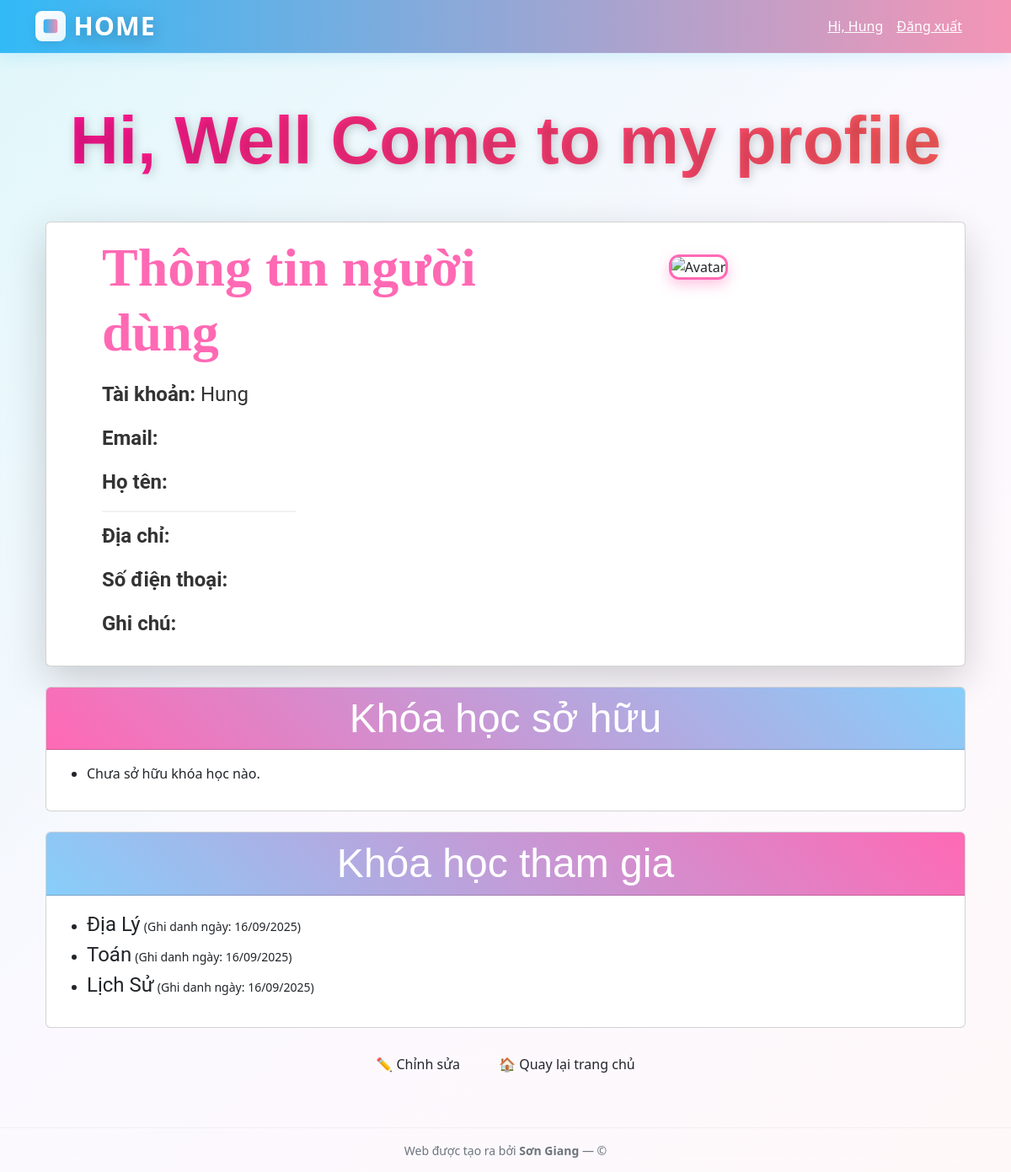
Page /profile/ (signed in) on the committed database.
### products/models.py (models this page shows, shortened)
class Enrollment(models.Model):
    course = models.ForeignKey(Course, on_delete=models.CASCADE, related_name='enrollments')
    student = models.ForeignKey(User, on_delete=models.CASCADE, related_name='enrolled_courses')
    enrolled_at = models.DateTimeField(auto_now_add=True)

class Course(models.Model):
    title = models.CharField(max_length=2222222000)
    description = models.TextField(blank=True)
    owner = models.ForeignKey(User, on_delete=models.CASCADE, related_name='owned_courses')
    created_at = models.DateTimeField(auto_now_add=True)

### products/views.py (the view)
# urls.py: path('profile/', views.profile, name='profile'),
@login_required(login_url='login')
def profile(request):
    profile = get_object_or_404(Profile, user=request.user)
    return render(request, 'products/profile.html', {'profile': profile})

### products/templates/products/profile.html (shortened to what this page needs)
{% extends 'products/base.html' %}
{% load static %}
{% block content %}
<div class="container py-4">
  <div class="profile-title text-center mb-4 p-3">
    <h1 class="animated-title">Hi, Well Come to my profile</h1>
  </div>
  <div class="card profile-card shadow-lg mb-4">
    <div class="card-body d-flex flex-column flex-md-row align-items-center gap-4">
      <div class="profile-info flex-grow-1">
        <h4 class="card-title text-center text-md-start mb-3 user-info-title">Thông tin người dùng</h4>
        <p><strong>Tài khoản:</strong> {{ request.user.username }}</p>
        <p><strong>Email:</strong> {{ request.user.email }}</p>
        <p><strong>Họ tên:</strong> {{ request.user.first_name }} {{ request.user.last_name }}</p>
        <hr class="divider">
        <p><strong>Địa chỉ:</strong> {{ profile.address }}</p>
        <p><strong>Số điện thoại:</strong> {{ profile.phone_number }}</p>
        <p><strong>Ghi chú:</strong> {{ profile.note }}</p>
      </div>
      <div class="avatar-wrapper text-center">
        {% if profile.avatar %}
          <img src="{{ profile.avatar.url }}" alt="Avatar" class="profile-avatar-square">
        {% else %}
          <img src="{% static 'images/default-avatar.png' %}" alt="Avatar" class="profile-avatar-square">
        {% endif %}
      </div>
    </div>
  </div>
  <div class="card course-card mb-4">
    <div class="card-header text-white text-center" style="background:linear-gradient(45deg,#FF69B4,#87CEFA);">
      <h5 class="m-0"> Khóa học sở hữu</h5>
    </div>
    <div class="card-body">
      <ul>
        {% for course in request.user.owned_courses.all %}
          <li>
            <a href="{% url 'course_detail' course.id %}" class="course-link">{{ course.title }}</a>
            <small>(Tạo ngày: {{ course.created_at|date:"d/m/Y" }})</small>
          </li>
        {% empty %}
          <li>Chưa sở hữu khóa học nào.</li>
        {% endfor %}
      </ul>
    </div>
  </div>
  <div class="card course-card mb-4">
    <div class="card-header text-white text-center" style="background:linear-gradient(45deg,#87CEFA,#FF69B4);">
      <h5 class="m-0"> Khóa học tham gia</h5>
    </div>
    <div class="card-body">
      <ul>
        {% for enrollment in request.user.enrolled_courses.all %}
          <li>
            <span class="course-link">{{ enrollment.course.title }}</span>
            <small>(Ghi danh ngày: {{ enrollment.enrolled_at|date:"d/m/Y" }})</small>
          </li>
        {% empty %}
          <li>Chưa tham gia khóa học nào.</li>
        {% endfor %}
      </ul>
    </div>
  </div>
  <div class="text-center mt-4">
    <a class="btn btn-pink mx-2" href="{% url 'update_user' %}">✏️ Chỉnh sửa</a>
    <a class="btn btn-sky mx-2" href="{% url 'home' %}">🏠 Quay lại trang chủ</a>
  </div>
</div>
{% endblock %}

### products/templates/products/base.html (shortened to what this page needs)
<!doctype html>
<html lang="vi">
<head>
  <link href="https://cdn.jsdelivr.net/npm/bootstrap@5.3.0/dist/css/bootstrap.min.css" rel="stylesheet">
</head>
<body>
<nav class="navbar navbar-expand-lg navbar-dark">
  <div class="container">
    <a class="navbar-brand d-flex align-items-center brand-wrap" href="{% url 'home' %}" aria-label="HOME - trang chủ">
      <span class="brand-crest" aria-hidden="true">
      </span>
      <span class="brand-title" aria-hidden="true">HOME</span>
    </a>
    <div class="ms-auto nav-actions d-flex align-items-center">
      {% if request.user.is_authenticated %}
        <div class="d-flex align-items-center">
          <a class="me-3" href="{% url 'profile' %}">Hi, {{ request.user.username }}</a>
          <a class="me-3" href="{% url 'logout' %}">Đăng xuất</a>
        </div>
      {% else %}
        <a class="me-3" href="{% url 'login' %}">Đăng nhập</a>
        <a href="{% url 'signup' %}" class="btn btn-sm btn-light text-primary fw-bold">Đăng ký</a>
      {% endif %}
    </div>
  </div>
</nav>
<div class="container container-main">
  {% block content %}{% endblock %}
</div>
<footer class="site-footer">
  <div class="container text-center">
    <small>Web được tạo ra bởi <strong>Sơn Giang</strong> — © {{ now|date:"Y" }}</small>
  </div>
</footer>
</body>
</html>

### products/templates/products/base.html (style rules this page uses)
:root { --sky-500: #29B6F6; --sky-300: #81D4FA; --pink-300: #F48FB1; --white: #ffffff; --muted: #6c757d; }
html,body { height:100%; }
body { background: linear-gradient(135deg, #E0F7FA 0%, #FBF9FF 50%, #FFF8F9 100%); min-height: 100vh; display: flex; flex-direction: column; font-family: "Segoe UI", Tahoma, Geneva, Verdana, sans-serif; color: #263238; -webkit-font-smoothing:antialiased; -moz-osx-font-smoothing:grayscale; }
.container-main { flex: 1 0 auto; padding-top: 1rem; padding-bottom: 2rem; animation: pageFade 0.6s ease; }
.navbar { background: linear-gradient(90deg, rgba(41,182,246,0.95), rgba(244,143,177,0.95)); box-shadow: 0 6px 18px rgba(3, 169, 244, 0.12); border-bottom: 1px solid rgba(255,255,255,0.08); }
.nav-actions a { color: #fff; transition: transform .18s ease, opacity .18s ease; }
.brand-wrap { display:flex; align-items:center; gap:.6rem; text-decoration: none; }
.brand-crest { width:36px; height:36px; border-radius:8px; background: linear-gradient(135deg,var(--white), rgba(255,255,255,0.85)); display:inline-flex; align-items:center; justify-content:center; box-shadow: 0 4px 12px rgba(0,0,0,0.08); transform: translateY(0); transition: transform .28s ease, box-shadow .28s ease; }
.brand-title { font-weight: 900; font-size: 1.9rem; color: #ffffff; letter-spacing: 1px; display: inline-block; line-height: 1; text-decoration: none; text-shadow: 0 4px 18px rgba(0,0,0,0.25); transition: transform .18s ease, filter .18s ease; }
footer.site-footer { flex-shrink: 0; background: linear-gradient(180deg, rgba(255,255,255,0.02), rgba(255,255,255,0.03)); color: var(--muted); padding: 14px 0; border-top: 1px solid rgba(0,0,0,0.04); }

### products/templates/products/profile.html (style rules this page uses)
.avatar-wrapper { width: 450px; height: 450px; flex-shrink: 0; margin-right: 75px; }
.profile-avatar-square { width: 100%; height: 100%; object-fit: cover; border-radius: 12px; border: 3px solid #FF69B4; box-shadow: 0 6px 16px rgba(255,105,180,0.4); transition: transform 0.3s ease, box-shadow 0.3s ease; }
.profile-info { flex-grow: 1; margin-left: 50px; }
.animated-title { font-family: 'Poppins', sans-serif; font-size: 5rem; font-weight: 800; display: inline-block; background: linear-gradient(270deg, #FF69B4, #87CEFA, #FFD700, #FF1493); background-size: 800% 800%; -webkit-background-clip: text; -webkit-text-fill-color: transparent; color: transparent; animation: gradientSlide 8s ease infinite; text-shadow: 2px 2px 12px rgba(0,0,0,0.2); transition: transform 0.3s ease, text-shadow 0.3s ease; cursor: pointer; background-clip: text; color: transparent; }
.user-info-title { font-family: 'Roboto Slab', serif; font-size: 4rem; font-weight: 700; color: #FF69B4; }
.profile-info p { font-family: 'Roboto', sans-serif; font-size: 1.5rem; color: #333; }
.profile-info hr.divider { width: 50%; margin-left: 0; border: none; border-top: 2px solid #ccc; margin: 10px 0; }
.course-card .card-header h5 { font-family: 'Montserrat', sans-serif; font-size: 3rem; }
.course-link { font-family: 'Roboto', sans-serif; font-size: 1.5rem; }

### rows in the picture
Enrollment: course "Địa Lý", enrolled_at "16/09/2025"
Enrollment: course "Toán", enrolled_at "16/09/2025"
Enrollment: course "Lịch Sử", enrolled_at "16/09/2025"

### other values in the picture
{{ request.user.username }} "Hung"
